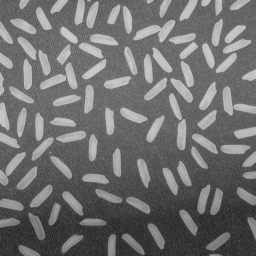
#> input picture data/raw/rice.png, 256 x 256 px
$ jupyter execute q06.ipynb   (older library calls are emulated)
#> lines starting #> are read from the running program, lines starting #| are printed output that depends on the picture
## Q6 - Derivative of Gaussian

### 1 - State the Derivative Formulas (Part a)

Given the two-dimensional Gaussian function:

$
G(x,y)=\frac{1}{2\pi\sigma^2}\exp\left(-\frac{x^2+y^2}{2\sigma^2}\right)
$

its first-order partial derivatives are:

$
\frac{\partial G}{\partial x}=-\frac{x}{\sigma^2}G(x,y)
$

$
\frac{\partial G}{\partial y}=-\frac{y}{\sigma^2}G(x,y)
$

### 2 - Import Required Libraries

[cell 1]
import cv2
import numpy as np
import matplotlib.pyplot as plt
from pathlib import Path
from mpl_toolkits.mplot3d import Axes3D

### 3 - Set Input and Output Paths

[cell 2]
img_path = Path("../data/raw/rice.png")   # change if needed
out_dir = Path("../results/q06")
out_dir.mkdir(parents=True, exist_ok=True)

print("Input path:", img_path.resolve())
print("Output folder:", out_dir.resolve())

### 4 - Load Grayscale Image

[cell 3]
img = cv2.imread(str(img_path), cv2.IMREAD_GRAYSCALE)
#> img is the input picture: shape (256, 256); min 40, max 204, mean 111.2

if img is None:
    raise FileNotFoundError(f"Could not load image: {img_path}")

print("Image loaded successfully")
print("Shape:", img.shape)
#| Shape: (256, 256)
print("Data type:", img.dtype)
#| Data type: uint8

### 5 - Display Original Image

[cell 4]
plt.figure(figsize=(6, 6))
plt.imshow(img, cmap="gray")
plt.title("Original Grayscale Image")
plt.axis("off")
plt.show()

### 6 - Define Gaussian and Derivative-of-Gaussian Functions (Part b)

[cell 5]
def gaussian(size, sigma):
    ax = np.arange(-(size // 2), size // 2 + 1)
    xx, yy = np.meshgrid(ax, ax)

    g = (1 / (2 * np.pi * sigma**2)) * np.exp(-(xx**2 + yy**2) / (2 * sigma**2))
    return g, xx, yy


def dog_kernels(size, sigma):
    """
    Compute derivative-of-Gaussian kernels in x and y directions.
    """
    g, xx, yy = gaussian(size, sigma)

    gx = -(xx / sigma**2) * g
    gy = -(yy / sigma**2) * g

    gx = gx / np.sum(np.abs(gx))
    gy = gy / np.sum(np.abs(gy))

    return gx, gy, xx, yy

### 7 - Compute 5x5 DoG Kernels (Part b)

[cell 6]
gx_5, gy_5, _, _ = dog_kernels(5, 2)

print("5x5 Derivative of Gaussian Kernel in x-direction (sigma = 2):")
print(gx_5)
print()
print("5x5 Derivative of Gaussian Kernel in y-direction (sigma = 2):")
print(gy_5)

### 8 - Visualize 5x5 DoG Kernels (Part c)

[cell 7]
plt.figure(figsize=(10, 4))

plt.subplot(1, 2, 1)
plt.imshow(gx_5, cmap="coolwarm")
plt.title("5x5 DoG Kernel - X Direction")
plt.colorbar()
plt.axis("off")

plt.subplot(1, 2, 2)
plt.imshow(gy_5, cmap="coolwarm")
plt.title("5x5 DoG Kernel - Y Direction")
plt.colorbar()
plt.axis("off")

plt.tight_layout()
plt.show()
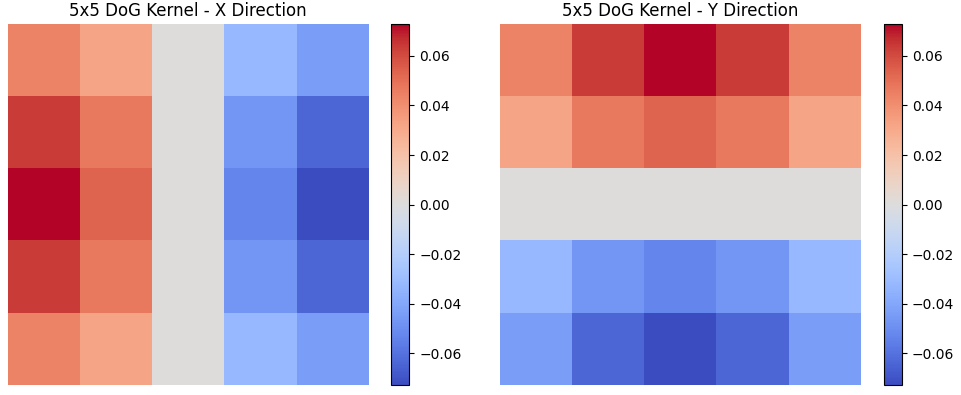
#> figure drawn by matplotlib, 4 panels

### 9 - Compute 51x51 DoG Kernel (Part c)

[cell 8]
gx_51, gy_51, xx_51, yy_51 = dog_kernels(51, 2)

### 10 - Plot 3D Surface of DoG Kernel (Part c)

[cell 9]
fig = plt.figure(figsize=(8, 6))
ax = fig.add_subplot(111, projection="3d")
ax.plot_surface(xx_51, yy_51, gx_51, cmap="viridis")

ax.set_title("3D Surface Plot of 51x51 DoG Kernel (x-direction, sigma = 2)")
ax.set_xlabel("X")
ax.set_ylabel("Y")
ax.set_zlabel("Kernel Value")

plt.tight_layout()
plt.show()
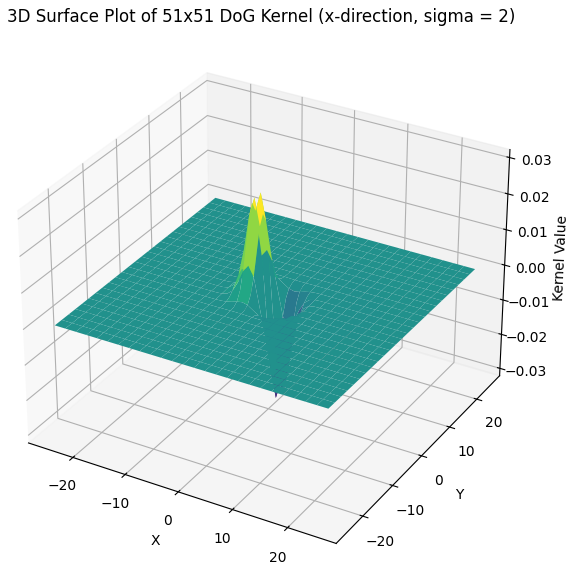
#> figure drawn by matplotlib, 1 panel

### 11 - Apply Derivative-of-Gaussian Filters (Part d)

[cell 10]
grad_x = cv2.filter2D(img.astype(np.float32), -1, gx_5)
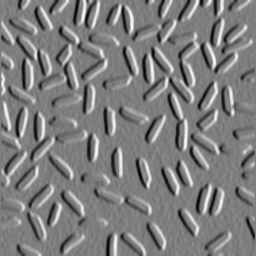
#> grad_x: shape (256, 256) float32; min -45.37, max 46.43, mean 0.1; drawn with min black and max white
grad_y = cv2.filter2D(img.astype(np.float32), -1, gy_5)
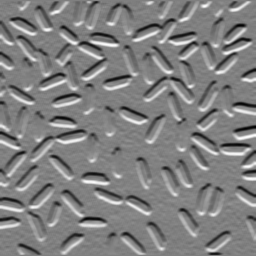
#> grad_y: shape (256, 256) float32; min -45.9, max 45.62, mean 0.4; drawn with min black and max white

grad_mag = np.sqrt(grad_x**2 + grad_y**2)
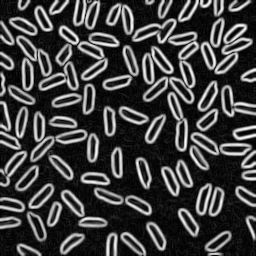
#> grad_mag: shape (256, 256) float32; min 5.56e-07, max 46.62, mean 11.7; drawn with min black and max white

print("Derivative-of-Gaussian filtering completed.")

### 12 - Normalize Gradient Images for Display (Part d)

[cell 11]
grad_x_disp = cv2.normalize(np.abs(grad_x), None, 0, 255, cv2.NORM_MINMAX).astype(np.uint8)
grad_y_disp = cv2.normalize(np.abs(grad_y), None, 0, 255, cv2.NORM_MINMAX).astype(np.uint8)
grad_mag_disp = cv2.normalize(grad_mag, None, 0, 255, cv2.NORM_MINMAX).astype(np.uint8)

### 13 - Display DoG Gradient Results (Part d)

[cell 12]
plt.figure(figsize=(15, 5))

plt.subplot(1, 3, 1)
plt.imshow(grad_x_disp, cmap="gray")
plt.title("DoG Gradient X")
plt.axis("off")

plt.subplot(1, 3, 2)
plt.imshow(grad_y_disp, cmap="gray")
plt.title("DoG Gradient Y")
plt.axis("off")

plt.subplot(1, 3, 3)
plt.imshow(grad_mag_disp, cmap="gray")
plt.title("DoG Gradient Magnitude")
plt.axis("off")

plt.tight_layout()
plt.show()

### 14 - Compute Sobel Gradients (Part c)

[cell 13]
sobel_x = cv2.Sobel(img, cv2.CV_32F, 1, 0, ksize=5)
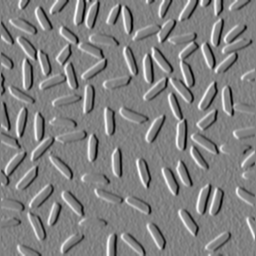
#> sobel_x: shape (256, 256) float32; min -4523, max 4385, mean -7.7; drawn with min black and max white
sobel_y = cv2.Sobel(img, cv2.CV_32F, 0, 1, ksize=5)
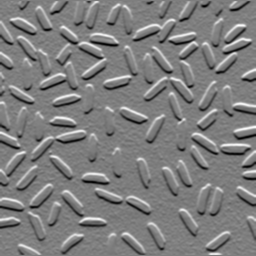
#> sobel_y: shape (256, 256) float32; min -4369, max 4409, mean -31.8; drawn with min black and max white
sobel_mag = np.sqrt(sobel_x**2 + sobel_y**2)
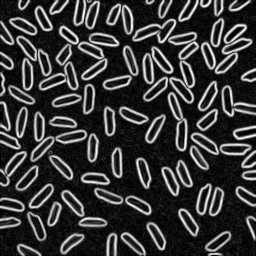
#> sobel_mag: shape (256, 256) float32; min 0, max 4540.4, mean 998.9; drawn with min black and max white

print("Sobel gradient computation completed.")

### 15 - Normalize Sobel Images for Display (Part c)

[cell 14]
sobel_x_disp = cv2.normalize(np.abs(sobel_x), None, 0, 255, cv2.NORM_MINMAX).astype(np.uint8)
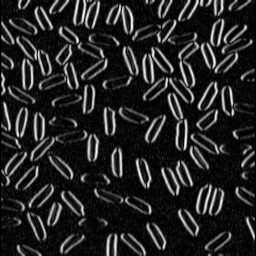
#> sobel_x_disp: shape (256, 256); min 0, max 255, mean 37.2
sobel_y_disp = cv2.normalize(np.abs(sobel_y), None, 0, 255, cv2.NORM_MINMAX).astype(np.uint8)
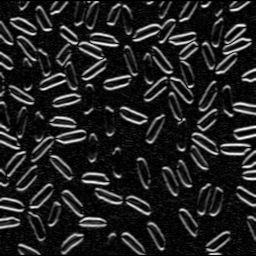
#> sobel_y_disp: shape (256, 256); min 0, max 255, mean 34.2
sobel_mag_disp = cv2.normalize(sobel_mag, None, 0, 255, cv2.NORM_MINMAX).astype(np.uint8)

### 16 - Display Sobel Gradient Results (Part c)

[cell 15]
plt.figure(figsize=(15, 5))

plt.subplot(1, 3, 1)
plt.imshow(sobel_x_disp, cmap="gray")
plt.title("Sobel X")
plt.axis("off")

plt.subplot(1, 3, 2)
plt.imshow(sobel_y_disp, cmap="gray")
plt.title("Sobel Y")
plt.axis("off")

plt.subplot(1, 3, 3)
plt.imshow(sobel_mag_disp, cmap="gray")
plt.title("Sobel Gradient Magnitude")
plt.axis("off")

plt.tight_layout()
plt.show()

### 17 - Compare DoG and Sobel Results (Part c)

[cell 16]
plt.figure(figsize=(10, 5))

plt.subplot(1, 2, 1)
plt.imshow(grad_mag_disp, cmap="gray")
plt.title("DoG Gradient Magnitude")
plt.axis("off")

plt.subplot(1, 2, 2)
plt.imshow(sobel_mag_disp, cmap="gray")
plt.title("Sobel Gradient Magnitude")
plt.axis("off")

plt.tight_layout()
plt.show()
